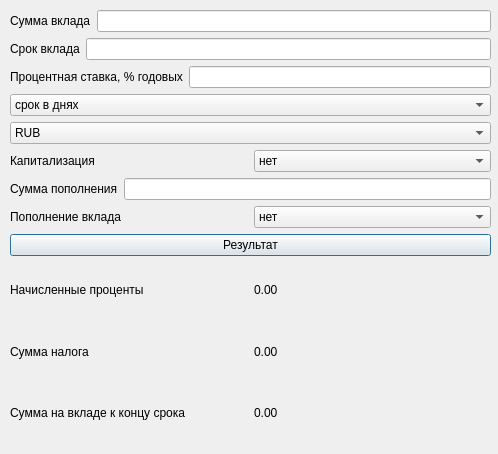
<?xml version="1.0" encoding="UTF-8"?>
<ui version="4.0">
 <class>depositcalc</class>
 <widget class="QDialog" name="depositcalc">
  <property name="geometry">
   <rect>
    <x>0</x>
    <y>0</y>
    <width>498</width>
    <height>454</height>
   </rect>
  </property>
  <property name="windowTitle">
   <string>Dialog</string>
  </property>
  <widget class="QWidget" name="verticalLayoutWidget">
   <property name="geometry">
    <rect>
     <x>10</x>
     <y>10</y>
     <width>481</width>
     <height>431</height>
    </rect>
   </property>
   <layout class="QVBoxLayout" name="verticalLayout">
    <item>
     <layout class="QHBoxLayout" name="horizontalLayout_3">
      <item>
       <widget class="QLabel" name="label_deposit_amount">
        <property name="text">
         <string>Сумма вклада</string>
        </property>
       </widget>
      </item>
      <item>
       <widget class="QLineEdit" name="lineEdit_deposit_amount"/>
      </item>
     </layout>
    </item>
    <item>
     <layout class="QHBoxLayout" name="horizontalLayout">
      <item>
       <widget class="QLabel" name="label_deposit_term">
        <property name="text">
         <string>Срок вклада</string>
        </property>
       </widget>
      </item>
      <item>
       <widget class="QLineEdit" name="lineEdit_deposit_term"/>
      </item>
     </layout>
    </item>
    <item>
     <layout class="QHBoxLayout" name="horizontalLayout_2">
      <item>
       <widget class="QLabel" name="label_rate">
        <property name="text">
         <string>Процентная ставка, % годовых</string>
        </property>
       </widget>
      </item>
      <item>
       <widget class="QLineEdit" name="lineEdit_rate"/>
      </item>
     </layout>
    </item>
    <item>
     <layout class="QHBoxLayout" name="horizontalLayout_5">
      <item>
       <widget class="QComboBox" name="comboBox_term">
        <item>
         <property name="text">
          <string>срок в днях</string>
         </property>
        </item>
        <item>
         <property name="text">
          <string>срок в месяцах</string>
         </property>
        </item>
       </widget>
      </item>
     </layout>
    </item>
    <item>
     <layout class="QHBoxLayout" name="horizontalLayout_4">
      <item>
       <widget class="QComboBox" name="comboBox_currency">
        <item>
         <property name="text">
          <string>RUB</string>
         </property>
        </item>
        <item>
         <property name="text">
          <string>EUR</string>
         </property>
        </item>
        <item>
         <property name="text">
          <string>USD</string>
         </property>
        </item>
       </widget>
      </item>
     </layout>
    </item>
    <item>
     <layout class="QHBoxLayout" name="horizontalLayout_6">
      <item>
       <widget class="QLabel" name="label_capitalization">
        <property name="text">
         <string>Капитализация</string>
        </property>
       </widget>
      </item>
      <item>
       <widget class="QComboBox" name="comboBox_capitalization">
        <item>
         <property name="text">
          <string>нет</string>
         </property>
        </item>
        <item>
         <property name="text">
          <string>ежедневно</string>
         </property>
        </item>
        <item>
         <property name="text">
          <string>ежемесячно</string>
         </property>
        </item>
        <item>
         <property name="text">
          <string>раз в 2 месяца</string>
         </property>
        </item>
        <item>
         <property name="text">
          <string>раз в квартал</string>
         </property>
        </item>
        <item>
         <property name="text">
          <string>раз в 4 месяца</string>
         </property>
        </item>
        <item>
         <property name="text">
          <string>раз в полгода</string>
         </property>
        </item>
        <item>
         <property name="text">
          <string>раз в год</string>
         </property>
        </item>
       </widget>
      </item>
     </layout>
    </item>
    <item>
     <layout class="QHBoxLayout" name="horizontalLayout_9">
      <item>
       <widget class="QLabel" name="label_sum">
        <property name="text">
         <string>Сумма пополнения</string>
        </property>
       </widget>
      </item>
      <item>
       <widget class="QLineEdit" name="lineEdit_sum"/>
      </item>
     </layout>
    </item>
    <item>
     <layout class="QHBoxLayout" name="horizontalLayout_7">
      <item>
       <widget class="QLabel" name="label_replenishment">
        <property name="text">
         <string>Пополнение вклада</string>
        </property>
       </widget>
      </item>
      <item>
       <widget class="QComboBox" name="comboBox_replenishment">
        <item>
         <property name="text">
          <string>нет</string>
         </property>
        </item>
        <item>
         <property name="text">
          <string>ежемесячно</string>
         </property>
        </item>
        <item>
         <property name="text">
          <string>раз в 2 месяца</string>
         </property>
        </item>
        <item>
         <property name="text">
          <string>раз в квартал</string>
         </property>
        </item>
        <item>
         <property name="text">
          <string>раз в 4 месяца</string>
         </property>
        </item>
        <item>
         <property name="text">
          <string>раз в полгода</string>
         </property>
        </item>
        <item>
         <property name="text">
          <string>раз в год</string>
         </property>
        </item>
       </widget>
      </item>
     </layout>
    </item>
    <item>
     <layout class="QHBoxLayout" name="horizontalLayout_15">
      <item>
       <widget class="QPushButton" name="pushButton_result">
        <property name="text">
         <string>Результат</string>
        </property>
       </widget>
      </item>
     </layout>
    </item>
    <item>
     <layout class="QHBoxLayout" name="horizontalLayout_8">
      <item>
       <widget class="QLabel" name="label_interest">
        <property name="text">
         <string>Начисленные проценты</string>
        </property>
       </widget>
      </item>
      <item>
       <widget class="QLabel" name="label_interest2">
        <property name="text">
         <string>0.00</string>
        </property>
       </widget>
      </item>
     </layout>
    </item>
    <item>
     <layout class="QHBoxLayout" name="horizontalLayout_12">
      <item>
       <widget class="QLabel" name="label_taxAmount">
        <property name="text">
         <string>Сумма налога</string>
        </property>
       </widget>
      </item>
      <item>
       <widget class="QLabel" name="label_taxAmount2">
        <property name="text">
         <string>0.00</string>
        </property>
       </widget>
      </item>
     </layout>
    </item>
    <item>
     <layout class="QHBoxLayout" name="horizontalLayout_14">
      <item>
       <widget class="QLabel" name="label_total">
        <property name="text">
         <string>Сумма на вкладе к концу срока</string>
        </property>
       </widget>
      </item>
      <item>
       <widget class="QLabel" name="label_total2">
        <property name="text">
         <string>0.00</string>
        </property>
       </widget>
      </item>
     </layout>
    </item>
   </layout>
  </widget>
 </widget>
 <resources/>
 <connections/>
</ui>
